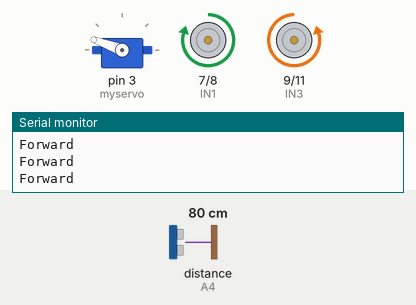
A sketch run on a simulated Arduino Uno, built with avr-gcc and run on an emulated ATmega328P. Parts: servo, motor-driver pin pairs drawn as motors (green arrow = first pin HIGH = forward, orange = second pin HIGH = backward, longer = more drive, scaled by the enable pin), the last lines printed to the serial monitor. Wiring (inferred from the names in the program): ultrasonic range finder: trigger A5; echo A4. The inputs (shaded band) are chosen by the test bench; at power-on: distance to the obstacle (sensor on A4) 80 cm. The echo pulse lasts 58.3 µs per cm.

Above: at 1.2 s.
1.3 s: distance to the obstacle (sensor on A4) set to 54 cm
4.3 s: distance to the obstacle (sensor on A4) set to 48 cm
At 6.9 s:
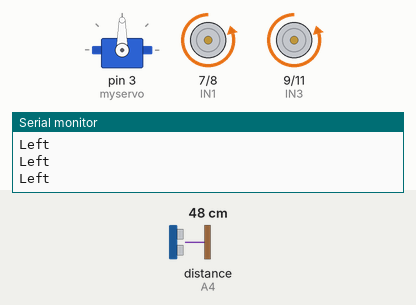
7.3 s: distance to the obstacle (sensor on A4) set to 84 cm
8.8 s: distance to the obstacle (sensor on A4) set to 93 cm
At 9.4 s:
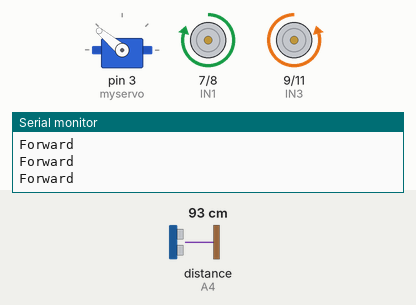
11.8 s: distance to the obstacle (sensor on A4) set to 2 cm
At 11.98 s:
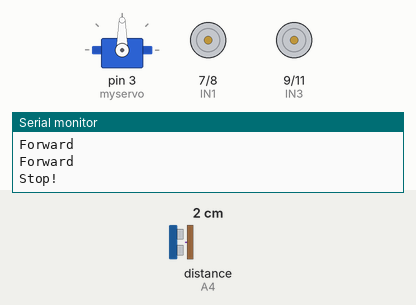
14.8 s: distance to the obstacle (sensor on A4) set to 120 cm
At 15.9 s:
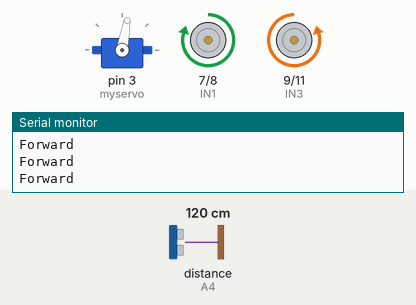
Timing chart, 0 to 18.8 s (numbered marks = the images above; inputs shaded):
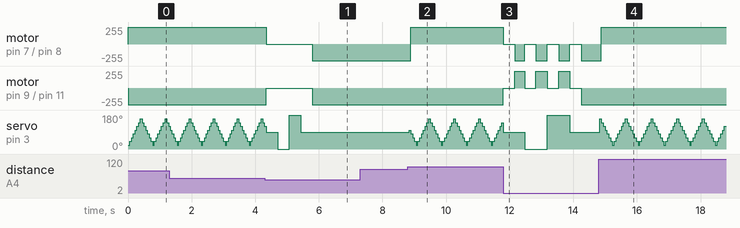

Measured:
- the behaviour switches between 52 and 51 cm on distance to the obstacle (sensor on A4) (found by bisection; images 0 and 1)
- the behaviour switches between 87 and 88 cm on distance to the obstacle (sensor on A4) (found by bisection; images 1 and 2)
- after the input at 4.3 s, motor on pin 7 (IN1) / pin 8 (IN2): forward 250/255 → stopped at once, → backward 250/255 1.5 s later; motor on pin 9 (IN3) / pin 11 (IN4): backward 250/255 → stopped at once, → backward 250/255 1.5 s later
- after the input at 11.8 s, motor on pin 7 (IN1) / pin 8 (IN2): alternates backward 250/255 for 0.35 s and stopped for 0.36 s, starting at once; motor on pin 9 (IN3) / pin 11 (IN4): backward 250/255 → stopped at once, then repeats every 0.66 s: forward 250/255 0.30 s, stopped 0.36 s

The sketch:

RobotCar.ino
```cpp
#include <Servo.h> //servo library
Servo myservo; // create servo object to control servo

int Echo = A4;
int Trig = A5;

#define ENA 5
#define ENB 6
#define IN1 7
#define IN2 8
#define IN3 9
#define IN4 11
#define carSpeed 250
#define carturnSpeed 150
int rightDistance = 0, leftDistance = 0, middleDistance = 0;
float sensor_delay = 50;
int sensor_step = 20;
int distance = 0;
int sensor_distance = 50;
int sensor_angle = 70;
float reverse_sensor_ratio = 0.45;
float forward_sensor_ratio = 1.75;
int reverse_time_forward = 300;
int reverse_time_side = 350;

void forward()
{
    analogWrite(ENA, carSpeed);
    analogWrite(ENB, carSpeed);
    digitalWrite(IN1, HIGH);
    digitalWrite(IN2, LOW);
    digitalWrite(IN3, LOW);
    digitalWrite(IN4, HIGH);
    Serial.println("Forward");
}

void back()
{
    analogWrite(ENA, carSpeed);
    analogWrite(ENB, carSpeed);
    digitalWrite(IN1, LOW);
    digitalWrite(IN2, HIGH);
    digitalWrite(IN3, HIGH);
    digitalWrite(IN4, LOW);
    Serial.println("Back");
}

void left()
{
    analogWrite(ENA, carturnSpeed);
    analogWrite(ENB, carturnSpeed);
    digitalWrite(IN1, LOW);
    digitalWrite(IN2, HIGH);
    digitalWrite(IN3, LOW);
    digitalWrite(IN4, HIGH);
    Serial.println("Left");
}

void right()
{
    analogWrite(ENA, carturnSpeed);
    analogWrite(ENB, carturnSpeed);
    digitalWrite(IN1, HIGH);
    digitalWrite(IN2, LOW);
    digitalWrite(IN3, HIGH);
    digitalWrite(IN4, LOW);
    Serial.println("Right");
}

void stop()
{
    digitalWrite(ENA, LOW);
    digitalWrite(ENB, LOW);
    Serial.println("Stop!");
}

//Ultrasonic distance measurement Sub function
int Distance_test()
{
    digitalWrite(Trig, LOW);
    delayMicroseconds(2);
    digitalWrite(Trig, HIGH);
    delayMicroseconds(20);
    digitalWrite(Trig, LOW);
    float Fdistance = pulseIn(Echo, HIGH);
    Fdistance = Fdistance / 58;
    return (int)Fdistance;
}

void setup()
{
    myservo.attach(3, 700, 2400); // attach servo on pin 3 to servo object
    Serial.begin(9600);
    pinMode(Echo, INPUT);
    pinMode(Trig, OUTPUT);
    pinMode(IN1, OUTPUT);
    pinMode(IN2, OUTPUT);
    pinMode(IN3, OUTPUT);
    pinMode(IN4, OUTPUT);
    pinMode(ENA, OUTPUT);
    pinMode(ENB, OUTPUT);
    stop();
    forward();
}

int check_reverse(int sensor_dir, int back_time)
{
    myservo.write(sensor_dir);
    delay(360);
    int distance = Distance_test();
    if (distance < (sensor_distance * reverse_sensor_ratio)) {
        back();
        delay(back_time);
        stop();
    }
    return distance;
}

void turn(int turn_time, void (*direction)())
{
    for (;;) {
        direction();
        delay(turn_time);
        int distance_mid = Distance_test();
        if (distance_mid > sensor_distance * forward_sensor_ratio) {
            break;
        }
    }
}

void choose_dir()
{
    stop();
    check_reverse(90, reverse_time_forward);

    int distance_right = check_reverse(0, reverse_time_side);
    int distance_left = check_reverse(180, reverse_time_side);

    myservo.write(90);
    delay(360);
    int turn_time = 35;
    if (distance_right > distance_left) {
        turn(turn_time, &right);
    }
    else if (distance_right < distance_left) {
        turn(turn_time, &left);
    }
    else {
        turn(turn_time, &left);
    }
}

void scan(int sensor_pos)
{
    myservo.write(sensor_pos);
    delay(sensor_delay);
    distance = Distance_test();
    if (distance <= sensor_distance) {
        choose_dir();
    }
    else {
        forward();
    }
}

void loop()
{
    int sensor_pos;
    for (sensor_pos = 90 - sensor_angle; sensor_pos < 90 + sensor_angle; sensor_pos += sensor_step) {
        scan(sensor_pos);
    }
    for (sensor_pos = 90 + sensor_angle; sensor_pos > 90 - sensor_angle; sensor_pos -= sensor_step) {
        scan(sensor_pos);
    }
}
```
